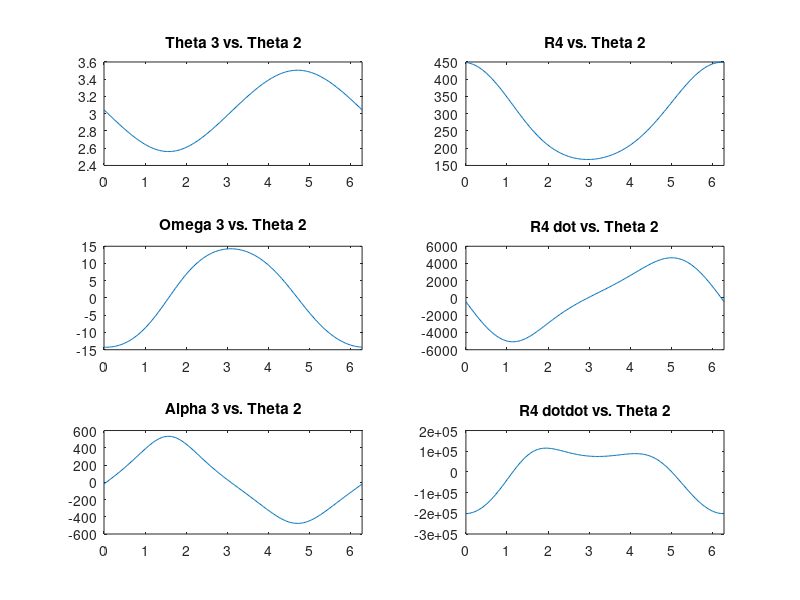

Here is the MATLAB script that generated this plot:
%% Script to compute position, velocity and acceleration of an offset slider crank %%
clear all;
close all;
clc;

%% Input Parameters %%%%%%%%%%%%%%%%%%%%%%%%%%%%%%%%%%%%%%%%%%%%%%%%%%%%%%%
R1 = 30;     % Offset
R2 = 140;     % Crank length
R3 = 310;     % Link 3 length
omeg2 = 31.416;  % Angular velocity of crank (rad/sLine 10 omeg2 = 10;  % Angular velocity of crank (rad/s)

size = 200;  % Resolution of plots

%% Allocating memory %%%%%%%%%%%%%%%%%%%%%%%%%%%%%%%%%%%%%%%%%%%%%%%%%%%%%%
th2=nan(1,size);
th3=nan(1,size);
R4=nan(1,size);
omeg3=nan(1,size);
R4dot=nan(1,size);
alph3=nan(1,size);
R4dotdot=nan(1,size);

i=1; % index counter
for x=linspace(0,2*pi,size)

    %Position Solution
    th30=180*pi/180;  % Initial guesses
    R40=40;

    %Position functions
    f1=R2*cos(x)-R3*cos(th30)-R40;
    f2=R1+R2*sin(x)-R3*sin(th30);

    while norm([f1;f2])> 1E-6

        % Set up the Jacobian matrix
        J=[R3*sin(th30) -1;-R3*cos(th30)  0];

        % compute the update
        upd=J\[-f1;-f2];
        th30=th30+upd(1);
        R40=R40+upd(2);

        % Re-evaluate the function to check for convergence
        f1=R2*cos(x)-R3*cos(th30)-R40;
        f2=R1+R2*sin(x)-R3*sin(th30);
    end

    % Storing position solutions
    th3(i)=th30;
    R4(i)=R40;

    % Velocity Solution
    omeg3(i) = (R2*cos(x)*omeg2) / (R3*cos(th3(i)));
    R4dot(i) = R3*sin(th3(i))*omeg3(i) - R2*sin(x)*omeg2;

    % Acceleration Solution
    alph3(i) = ((R3*sin(th3(i))*omeg3(i)^2)-(R2*sin(x)*omeg2^2)) / (R3*cos(th3(i)));
    R4dotdot(i) = R3*cos(th3(i))*omeg3(i)^2 + R3*sin(th3(i))*alph3(i) - R2*cos(x)*omeg2^2;

    th2(i)=x; % Stores Theta 2 values
    i=i+1;
end

%% Plotting the position, velocity and acceleration solution vs th2 values%%
subplot(3,2,1)
plot(th2,th3)
title('Theta 3 vs. Theta 2')
xlim([0 2*pi])
%grid on

subplot(3,2,2)
plot(th2,R4)
title('R4 vs. Theta 2')
xlim([0 2*pi])
%grid on

subplot(3,2,3)
plot(th2,omeg3)
title('Omega 3 vs. Theta 2')
xlim([0 2*pi])
%grid on

subplot(3,2,4)
plot(th2,R4dot)
title('R4 dot vs. Theta 2')
xlim([0 2*pi])
%grid on

subplot(3,2,5)
plot(th2,alph3)
title('Alpha 3 vs. Theta 2')
xlim([0 2*pi])
%grid on

subplot(3,2,6)
plot(th2,R4dotdot)
title('R4 dotdot vs. Theta 2')
xlim([0 2*pi])
%grid on